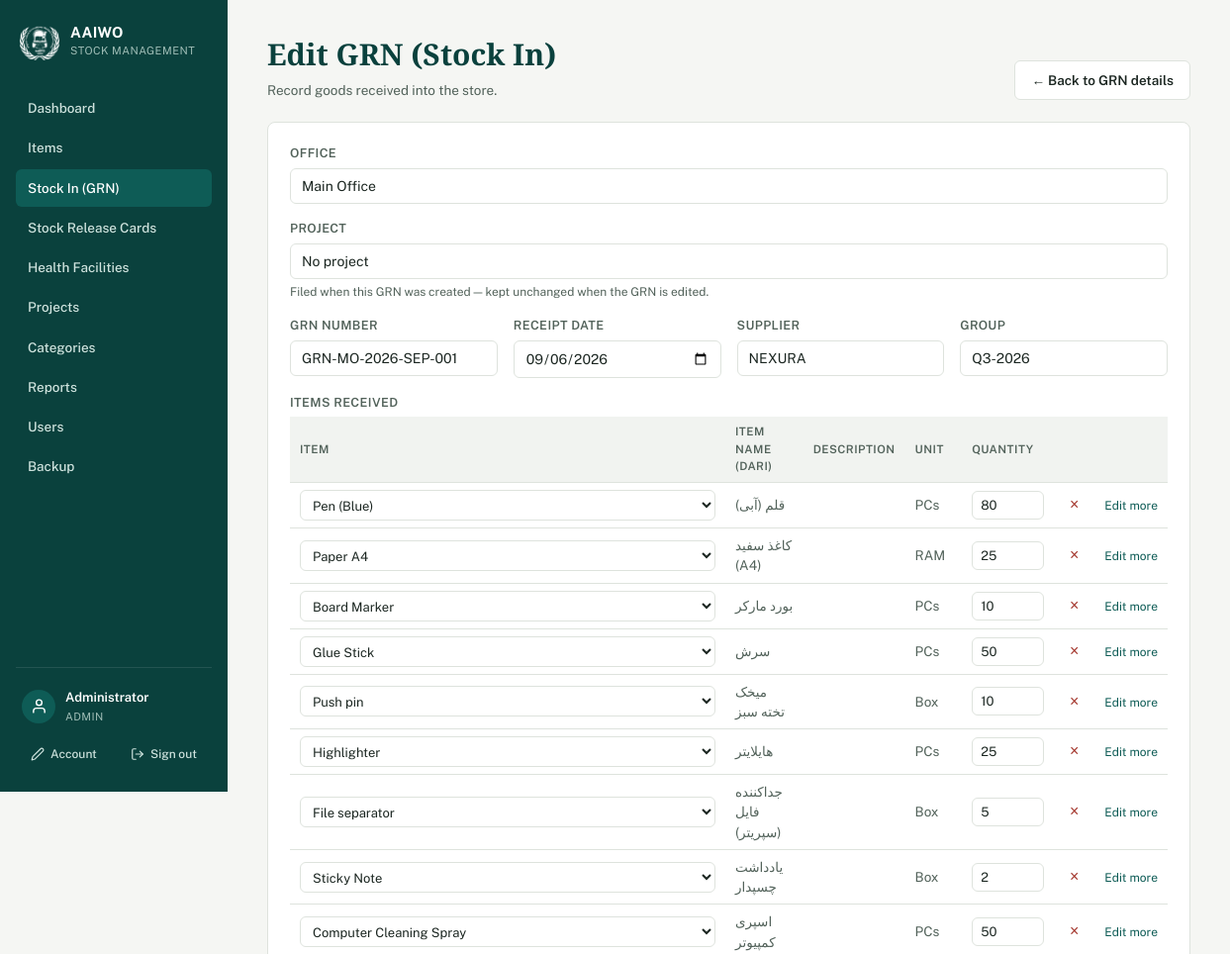
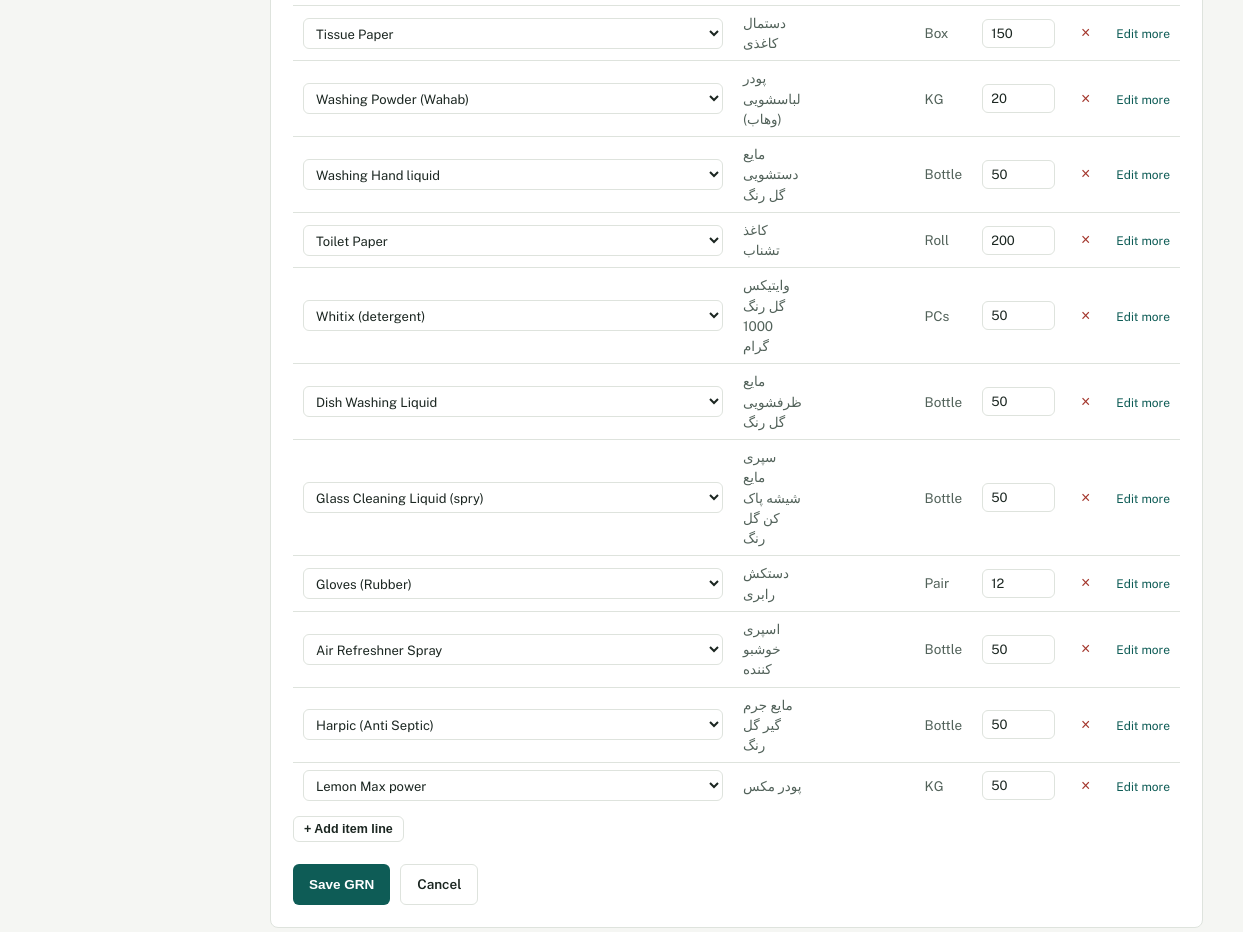
The app's page /receipt_form?id=11 (signed in) with its own data (2 pictures, top to bottom).
### tables this page shows
CREATE TABLE Users (
            UserID INTEGER PRIMARY KEY AUTOINCREMENT,
            Username TEXT NOT NULL UNIQUE,
            PasswordHash TEXT NOT NULL,
            FullName TEXT,
            Role TEXT NOT NULL DEFAULT 'staff',
            Active INTEGER NOT NULL DEFAULT 1,
            MustChangePassword INTEGER NOT NULL DEFAULT 0,
            CreatedAt TEXT NOT NULL DEFAULT (datetime('now'))
        , FailedLoginAttempts INTEGER NOT NULL DEFAULT 0, LockedUntil TEXT, Office TEXT);

CREATE TABLE StockReceipts (
    ReceiptID   INTEGER PRIMARY KEY AUTOINCREMENT,
    GRNNumber   TEXT NOT NULL UNIQUE,
    ReceiptDate TEXT
, Supplier TEXT, CreatedByUserID INTEGER, UpdatedByUserID INTEGER, CreatedAt TEXT, UpdatedAt TEXT, GroupName TEXT, Office TEXT DEFAULT 'main', ProjectID INTEGER);

CREATE TABLE StockReceiptDetails (
    ReceiptDetailID INTEGER PRIMARY KEY AUTOINCREMENT,
    ReceiptID       INTEGER NOT NULL REFERENCES StockReceipts(ReceiptID),
    ItemID          INTEGER NOT NULL REFERENCES Items(ItemID),
    Quantity        REAL NOT NULL
);

CREATE TABLE Items (
    ItemID         INTEGER PRIMARY KEY,
    ItemNo         INTEGER,
    ItemName       TEXT NOT NULL,
    ItemNameLocal  TEXT,
    Description    TEXT,
    Unit           TEXT,
    OpeningQtyIn   INTEGER DEFAULT 0,
    OpeningQtyOut  INTEGER DEFAULT 0
, LowStockLevel REAL, Office TEXT DEFAULT 'main', ItemCode TEXT, ProjectID INTEGER, CategoryID INTEGER);

### includes/functions.php (called while the page is built, shortened)
<?php
require_once __DIR__ . '/../config/db.php';
function h(?string $s): string {
    return htmlspecialchars($s ?? '', ENT_QUOTES, 'UTF-8');
}
function all_items(?string $office = null, $project = '__all__', $category = '__all__'): array {
    $where = [];
    $params = [];
    if ($office !== null) {
        $where[] = 'Office = ?';
        $params[] = $office;
    }
    [$pSql, $pParams] = project_condition('ProjectID', $project);
    if ($pSql !== '') {
        $where[] = substr($pSql, 5);
        $params = array_merge($params, $pParams);
    }
    [$cSql, $cParams] = category_condition('CategoryID', $category);
    $sql = 'SELECT * FROM Items' . ($where ? ' WHERE ' . implode(' AND ', $where) : '') . ' ORDER BY ItemName';
    if ($params) {
        $stmt = db()->prepare($sql);
        $stmt->execute($params);
        return $stmt->fetchAll();
    }
    return db()->query($sql)->fetchAll();
}
function current_user(): ?array {
    return $_SESSION['user_full'] ?? null;
}
function require_login(): void {
    $stmt = db()->prepare('SELECT * FROM Users WHERE UserID = ?');
    $stmt->execute([$_SESSION['user']['UserID']]);
}
function office_label(?string $office): string {
    switch ($office) {
        case 'main': return 'Main Office';
    }
}
function project_condition(string $column, $project): array {
    if ($project === 'none') {
        return [" AND $column IS NULL", []];
    }
    return ['', []];
}
function project_label(?int $id): string {
    return $id === null ? 'No project' : (project_name($id) ?: 'Missing project');
}
function category_condition(string $column, $category): array {
    return ['', []];
}

### config/db.php (called while the page is built, shortened)
<?php
function db_file_path(): string {
    return __DIR__ . '/../data/stock_management.sqlite';
}
function db(): PDO {
    static $pdo = null;
    if ($pdo === null) {
        $path = db_file_path();
        $pdo = new PDO('sqlite:' . $path);
        $pdo->setAttribute(PDO::ATTR_ERRMODE, PDO::ERRMODE_EXCEPTION);
        $pdo->setAttribute(PDO::ATTR_DEFAULT_FETCH_MODE, PDO::FETCH_ASSOC);
        $pdo->exec('PRAGMA foreign_keys = ON');
        stockapp_migrate($pdo);
    }
    return $pdo;
}
function stockapp_migrate(PDO $pdo): void {
    $pdo->exec("
        CREATE TABLE IF NOT EXISTS Users (
            UserID INTEGER PRIMARY KEY AUTOINCREMENT,
            Username TEXT NOT NULL UNIQUE COLLATE NOCASE,
            PasswordHash TEXT NOT NULL,
            FullName TEXT,
            Role TEXT NOT NULL DEFAULT 'staff',
            Active INTEGER NOT NULL DEFAULT 1,
            MustChangePassword INTEGER NOT NULL DEFAULT 0,
            CreatedAt TEXT NOT NULL DEFAULT (datetime('now'))
        )
    ");
    $auditCols = [
        'CreatedByUserID' => 'INTEGER',
        'UpdatedByUserID' => 'INTEGER',
        'CreatedAt' => 'TEXT',
        'UpdatedAt' => 'TEXT',
        'GroupName' => 'TEXT',
    ];
    foreach (['StockReceipts', 'StockReleases'] as $table) {
        $existing = array_column($pdo->query('PRAGMA table_info(' . $table . ')')->fetchAll(), 'name');
    }
    $stockReleasesExists = (bool)$pdo->query("SELECT name FROM sqlite_master WHERE type='table' AND name='StockReleases'")->fetchColumn();
    if ($stockReleasesExists) {
        $existingReleaseCols = array_column($pdo->query('PRAGMA table_info(StockReleases)')->fetchAll(), 'name');
    }
    $pdo->exec('CREATE TABLE IF NOT EXISTS Projects (
        ProjectID INTEGER PRIMARY KEY AUTOINCREMENT,
        ProjectName TEXT NOT NULL,
        Description TEXT,
        CreatedByUserID INTEGER,
        CreatedAt TEXT,
        UpdatedByUserID INTEGER,
        UpdatedAt TEXT
    )');
    foreach (['Items', 'StockReceipts', 'StockReleases'] as $projectTable) {
        $existingCols = array_column($pdo->query('PRAGMA table_info(' . $projectTable . ')')->fetchAll(), 'name');
    }
    $categoriesExisted = (bool)$pdo->query("SELECT name FROM sqlite_master WHERE type='table' AND name='ItemCategories'")->fetchColumn();
    $pdo->exec('CREATE TABLE IF NOT EXISTS ItemCategories (
        CategoryID INTEGER PRIMARY KEY AUTOINCREMENT,
        CategoryName TEXT NOT NULL,
        CategoryNameLocal TEXT,
        CreatedAt TEXT
    )');
    $existingItemCols = array_column($pdo->query('PRAGMA table_info(Items)')->fetchAll(), 'name');
    $existingUserCols = array_column($pdo->query('PRAGMA table_info(Users)')->fetchAll(), 'name');
    foreach (['Items', 'HealthFacilities', 'StockReceipts', 'StockReleases'] as $table) {
        $tableExists = (bool)$pdo->query("SELECT name FROM sqlite_master WHERE type='table' AND name='$table'")->fetchColumn();
        $cols = array_column($pdo->query('PRAGMA table_info(' . $table . ')')->fetchAll(), 'name');
    }
    $hfTableExists = (bool)$pdo->query("SELECT name FROM sqlite_master WHERE type='table' AND name='HealthFacilities'")->fetchColumn();
    if ($hfTableExists) {
        $existingHfCols = array_column($pdo->query('PRAGMA table_info(HealthFacilities)')->fetchAll(), 'name');
    }
    $itemsTableExists = (bool)$pdo->query("SELECT name FROM sqlite_master WHERE type='table' AND name='Items'")->fetchColumn();
    if ($itemsTableExists) {
        $existingItemCols = array_column($pdo->query('PRAGMA table_info(Items)')->fetchAll(), 'name');
    }
    $userCount = (int)$pdo->query('SELECT COUNT(*) FROM Users')->fetchColumn();
}

### receipt_form.php (the view, shortened to what this page needs)
<?php
require __DIR__ . '/includes/functions.php';
require_login();
$receiptId = isset($_GET['id']) ? (int)$_GET['id'] : 0;
$receipt = null;
$lines = [];
if ($receiptId > 0) {
    $receipt = db()->prepare('SELECT * FROM StockReceipts WHERE ReceiptID = ?');
    $receipt->execute([$receiptId]);
    $receipt = $receipt->fetch();
    $lines = db()->prepare('
        SELECT rd.*, i.ItemName, i.ItemNameLocal, i.Description, i.Unit
        FROM StockReceiptDetails rd
        JOIN Items i ON i.ItemID = rd.ItemID
        WHERE rd.ReceiptID = ?
        ORDER BY rd.ItemID
    ');
    $lines->execute([$receiptId]);
    $lines = $lines->fetchAll();
}
if ($receipt) {
    $office = $receipt['Office'] ?? null;
} elseif (is_admin()) {
    $office = $_GET['office'] ?? '';
    $office = array_key_exists($office, office_options()) ? $office : null;
} else {
    $office = current_user()['Office'] ?? null;
}
$normProject = static function ($raw) {
    $raw = trim((string)$raw);
    if ($raw !== '' && $raw !== 'none' && ctype_digit($raw)) return (int)$raw;
    return 'none';
};
if ($receipt) {
    $project = ($receipt['ProjectID'] ?? null) === null ? 'none' : (int)$receipt['ProjectID'];
} elseif ($_SERVER['REQUEST_METHOD'] === 'POST' && isset($_POST['ProjectID'])) {
    $project = $normProject($_POST['ProjectID']);
} else {
    $project = $normProject($_GET['project'] ?? 'none');
}
$items = $office !== null ? all_items($office, $project) : [];
if ($receipt) {
    $defaultGrn = $receipt['GRNNumber'];
} elseif ($_SERVER['REQUEST_METHOD'] === 'POST' && isset($_POST['GRNNumber'])) {
    $defaultGrn = $_POST['GRNNumber'];
} elseif ($office !== null) {
    $defaultGrn = next_document_number('GRN', 'StockReceipts', 'GRNNumber', $office);
} else {
    $defaultGrn = '';
}
require __DIR__ . '/includes/header.php';
?>
<div class="page-head">
  <div>
    <h1><?= $receiptId > 0 ? 'Edit' : 'New' ?> GRN (Stock In)</h1>
    <p>Record goods received into the store.</p>
  </div>
  <?php if ($receiptId > 0): ?>
    <a class="btn secondary" href="receipt_view?id=<?= $receiptId ?>">&larr; Back to GRN details</a>
  <?php endif; ?>
</div>
<div class="panel">
  <form method="post" style="padding:22px;">
    <div class="field">
      <label>Office</label>
      <?php if ($receipt): ?>
        <input type="text" value="<?= h(office_label($office)) ?>" disabled>
      <?php else: ?>
        <input type="text" value="<?= h(office_label(current_user()['Office'] ?? null)) ?>" disabled>
      <?php endif; ?>
    </div>
    <div class="field">
      <label>Project</label>
      <?php if ($receipt): ?>
        <input type="text" value="<?= h(project_label($project === 'none' ? null : $project)) ?>" disabled title="Filed when this GRN was created — editing never moves it between projects">
        <div class="muted" style="font-size:12px;margin-top:4px;">Filed when this GRN was created — kept unchanged when the GRN is edited.</div>
      <?php endif; ?>
    </div>
    <div class="row4">
      <div class="field">
        <label>GRN number</label>
        <input type="text" name="GRNNumber" required placeholder="e.g. GRN-PO-2026-AUG-001" value="<?= h($defaultGrn) ?>">
      </div>
      <div class="field">
        <label>Receipt date</label>
        <input type="date" name="ReceiptDate" value="<?= h($receipt['ReceiptDate'] ?? '') ?>">
      </div>
      <div class="field">
        <label>Supplier</label>
        <input type="text" name="Supplier" placeholder="e.g. WHO, UNICEF, Ministry" value="<?= h($receipt['Supplier'] ?? '') ?>">
      </div>
      <div class="field">
        <label>Group</label>
        <input type="text" name="GroupName" placeholder="e.g. Q1" value="<?= h($receipt['GroupName'] ?? '') ?>">
      </div>
    </div>
    <div class="field">
      <label>Items received</label>
      <div class="line-table-wrap">
      <table class="line-table" id="lineTable">
        <thead>
          <tr>
            <th>Item</th>
            <th>Item Name (Dari)</th>
            <th>Description</th>
            <th>Unit</th>
            <th class="qty">Quantity</th>
            <th class="remove"></th>
            <th class="edit-col"></th>
          </tr>
        </thead>
        <tbody id="lineBody">
          <?php
          $displayLines = ($receiptId > 0) ? $lines : [[]];
          foreach ($displayLines as $line):
            $isExisting = !empty($line['ItemID']);
            $selectedId = $line['ItemID'] ?? '';
          ?>
          <tr>
            <td class="id-col">
              <select name="item_id[]" class="id-input" onchange="updateRowInfo(this)">
                <?php foreach ($items as $it): ?>
                  <option value="<?= (int)$it['ItemID'] ?>" <?= ((string)$selectedId === (string)$it['ItemID']) ? 'selected' : '' ?>><?= h($it['ItemName']) ?></option>
                <?php endforeach; ?>
              </select>
            </td>
            <td><span class="muted dari-label"><?= h($line['ItemNameLocal'] ?? '') ?></span></td>
            <td><span class="muted desc-label"><?= h($line['Description'] ?? '') ?></span></td>
            <td><span class="muted unit-label"><?= h($line['Unit'] ?? '') ?></span></td>
            <td class="qty"><input type="number" name="quantity[]" min="0" step="any" value="<?= h($line['Quantity'] ?? '') ?>"></td>
            <td class="remove"><button type="button" class="remove-row" onclick="removeRow(this)">&times;</button></td>
            <td class="edit-col"><a class="item-edit-link" href="item_form?id=<?= (int)($line['ItemID'] ?? 0) ?>" target="_blank" style="<?= $isExisting ? '' : 'display:none;' ?>">Edit more</a></td>
          </tr>
          <?php endforeach; ?>
        </tbody>
      </table>
      </div>
      <button type="button" class="btn secondary small add-line" onclick="addRow()">+ Add item line</button>
    </div>
    <div class="actions">
      <button class="btn" type="submit">Save GRN</button>
      <a class="btn secondary" href="receipts">Cancel</a>
    </div>
  </form>
</div>
<?php require __DIR__ . '/includes/footer.php'; ?>

### includes/header.php (shortened to what this page needs)
<?php
require_once __DIR__ . '/functions.php';
$me = current_user();
$current = basename($_SERVER['SCRIPT_NAME']);
$importType = $_GET['type'] ?? ($_POST['import_type'] ?? '');
$isImportGrn = ($current === 'import.php' && $importType !== 'card');
$isImportCard = ($current === 'import.php' && $importType === 'card');
?>
<!DOCTYPE html>
<html lang="en">
<head>
<?php
$cssPath = __DIR__ . '/../assets/style.css';
$cssVer = is_file($cssPath) ? filemtime($cssPath) : 1;
?>
<link rel="stylesheet" href="<?= isset($assetPrefix) ? $assetPrefix : '' ?>assets/style.css?v=<?= $cssVer ?>">
</head>
<body>
<div class="shell">
  <aside class="sidebar">
    <div class="brand" title="Afghan Alfouz Innovational Welfare Organization">
      <img src="<?= isset($assetPrefix) ? $assetPrefix : '' ?>assets/logo-white.png" alt="AAIWO" class="brand-mark-logo">
      <div>
        <div class="brand-title">AAIWO</div>
        <div class="brand-sub">Stock Management</div>
      </div>
    </div>
    <nav>
      <a href="index" class="<?= $current==='index.php'?'active':'' ?>">Dashboard</a>
      <a href="items" class="<?= in_array($current, ['items.php','item_form.php','import_items.php','export_items.php'], true) ? 'active' : '' ?>">Items</a>
      <a href="receipts" class="<?= (in_array($current, ['receipts.php','receipt_form.php','receipt_view.php','export_excel.php'], true) || $isImportGrn) ? 'active' : '' ?>">Stock In (GRN)</a>
      <a href="releases" class="<?= (in_array($current, ['releases.php','release_form.php','release_view.php','export_excel.php'], true) || $isImportCard) ? 'active' : '' ?>">Stock Release Cards</a>
      <a href="health_facilities" class="<?= in_array($current, ['health_facilities.php','hf_form.php','import_hf.php','export_hf.php'], true) ? 'active' : '' ?>">Health Facilities</a>
      <?php if (($me['Role'] ?? '') === 'admin'): ?>
        <a href="projects" class="<?= in_array($current, ['projects.php','project_form.php'], true) ? 'active' : '' ?>">Projects</a>
        <a href="categories" class="<?= in_array($current, ['categories.php','category_form.php'], true) ? 'active' : '' ?>">Categories</a>
        <a href="reports" class="<?= $current==='reports.php'?'active':'' ?>">Reports</a>
        <a href="users" class="<?= $current==='users.php'||$current==='user_form.php'?'active':'' ?>">Users</a>
        <a href="backup" class="<?= $current==='backup.php'?'active':'' ?>">Backup</a>
      <?php endif; ?>
    </nav>
    <div class="sidebar-account">
      <div class="account-card">
        <span class="account-avatar" aria-hidden="true">
          <svg viewBox="0 0 24 24" fill="none" stroke="currentColor" stroke-width="2" stroke-linecap="round" stroke-linejoin="round"><path d="M20 21v-2a4 4 0 0 0-4-4H8a4 4 0 0 0-4 4v2"></path><circle cx="12" cy="7" r="4"></circle></svg>
        </span>
        <div class="account-meta">
          <div class="account-name"><?= h($me['FullName'] ?? '') ?></div>
          <div class="account-role">
            <?= h(ucfirst($me['Role'] ?? '')) ?>
          </div>
        </div>
      </div>
      <div class="account-actions">
        <a href="my_account" class="account-action" title="My account">
          <svg viewBox="0 0 24 24" fill="none" stroke="currentColor" stroke-width="2" stroke-linecap="round" stroke-linejoin="round"><path d="M17 3a2.85 2.83 0 1 1 4 4L7.5 20.5 2 22l1.5-5.5Z"></path></svg>
          <span>Account</span>
        </a>
        <a href="logout" class="account-action" title="Sign out">
          <svg viewBox="0 0 24 24" fill="none" stroke="currentColor" stroke-width="2" stroke-linecap="round" stroke-linejoin="round"><path d="M9 21H5a2 2 0 0 1-2-2V5a2 2 0 0 1 2-2h4"></path><polyline points="16 17 21 12 16 7"></polyline><line x1="21" y1="12" x2="9" y2="12"></line></svg>
          <span>Sign out</span>
        </a>
      </div>
    </div>
  </aside>
  <main class="content">

### records on screen
users: FullName "Administrator", Role "ADMIN"
stockreceipts: Office "Main Office", GRNNumber "GRN-MO-2026-SEP-001", ReceiptDate "09/06/2026", Supplier "NEXURA", GroupName "Q3-2026"
stockreceiptdetails: ItemID.ItemName "Pen (Blue)", ItemID.ItemNameLocal "قلم (آبی)", ItemID.Unit "PCs", Quantity "80"
stockreceiptdetails: ItemID.ItemName "Paper A4", ItemID.ItemNameLocal "کاغذ سفید (A4)", ItemID.Unit "RAM", Quantity "25"
stockreceiptdetails: ItemID.ItemName "Board Marker", ItemID.ItemNameLocal "بورد مارکر", ItemID.Unit "PCs", Quantity "10"
stockreceiptdetails: ItemID.ItemName "Glue Stick", ItemID.ItemNameLocal "سرش", ItemID.Unit "PCs", Quantity "50"
stockreceiptdetails: ItemID.ItemName "Push pin", ItemID.ItemNameLocal "میخک تخته سبز", ItemID.Unit "Box", Quantity "10"
stockreceiptdetails: ItemID.ItemName "Highlighter", ItemID.ItemNameLocal "هایلایتر", ItemID.Unit "PCs", Quantity "25"
stockreceiptdetails: ItemID.ItemName "File separator", ItemID.ItemNameLocal "جداکننده فایل (سپریتر)", ItemID.Unit "Box", Quantity "5"
stockreceiptdetails: ItemID.ItemName "Sticky Note", ItemID.ItemNameLocal "یادداشت چسپدار", ItemID.Unit "Box", Quantity "2"
stockreceiptdetails: ItemID.ItemName "Computer Cleaning Spray", ItemID.ItemNameLocal "اسپری کمپیوتر", ItemID.Unit "PCs", Quantity "50"
stockreceiptdetails: ItemID.ItemName "Tissue Paper", ItemID.ItemNameLocal "دستمال کاغذی", ItemID.Unit "Box", Quantity "150"
stockreceiptdetails: ItemID.ItemName "Washing Powder (Wahab)", ItemID.ItemNameLocal "پودر لباسشویی (وهاب)", ItemID.Unit "KG", Quantity "20"
stockreceiptdetails: ItemID.ItemName "Washing Hand liquid", ItemID.ItemNameLocal "مایع دستشویی گل رنگ", ItemID.Unit "Bottle", Quantity "50"
stockreceiptdetails: ItemID.ItemName "Toilet Paper", ItemID.ItemNameLocal "کاغذ تشناب", ItemID.Unit "Roll", Quantity "200"
stockreceiptdetails: ItemID.ItemName "Whitix (detergent)", ItemID.ItemNameLocal "وایتیکس گل رنگ 1000 گرام", ItemID.Unit "PCs", Quantity "50"
stockreceiptdetails: ItemID.ItemName "Dish Washing Liquid", ItemID.ItemNameLocal "مایع ظرفشویی گل رنگ", ItemID.Unit "Bottle", Quantity "50"
stockreceiptdetails: ItemID.ItemName "Glass Cleaning Liquid (spry)", ItemID.ItemNameLocal "سپری مایع شیشه پاک کن گل رنگ", ItemID.Unit "Bottle", Quantity "50"
stockreceiptdetails: ItemID.ItemName "Gloves (Rubber)", ItemID.ItemNameLocal "دستکش رابری", ItemID.Unit "Pair", Quantity "12"
stockreceiptdetails: ItemID.ItemName "Air Refreshner Spray", ItemID.ItemNameLocal "اسپری خوشبو کننده", ItemID.Unit "Bottle", Quantity "50"
stockreceiptdetails: ItemID.ItemName "Harpic (Anti Septic)", ItemID.ItemNameLocal "مایع جرم گیر گل رنگ", ItemID.Unit "Bottle", Quantity "50"
stockreceiptdetails: ItemID.ItemName "Lemon Max power", ItemID.ItemNameLocal "پودر مکس", ItemID.Unit "KG", Quantity "50"
